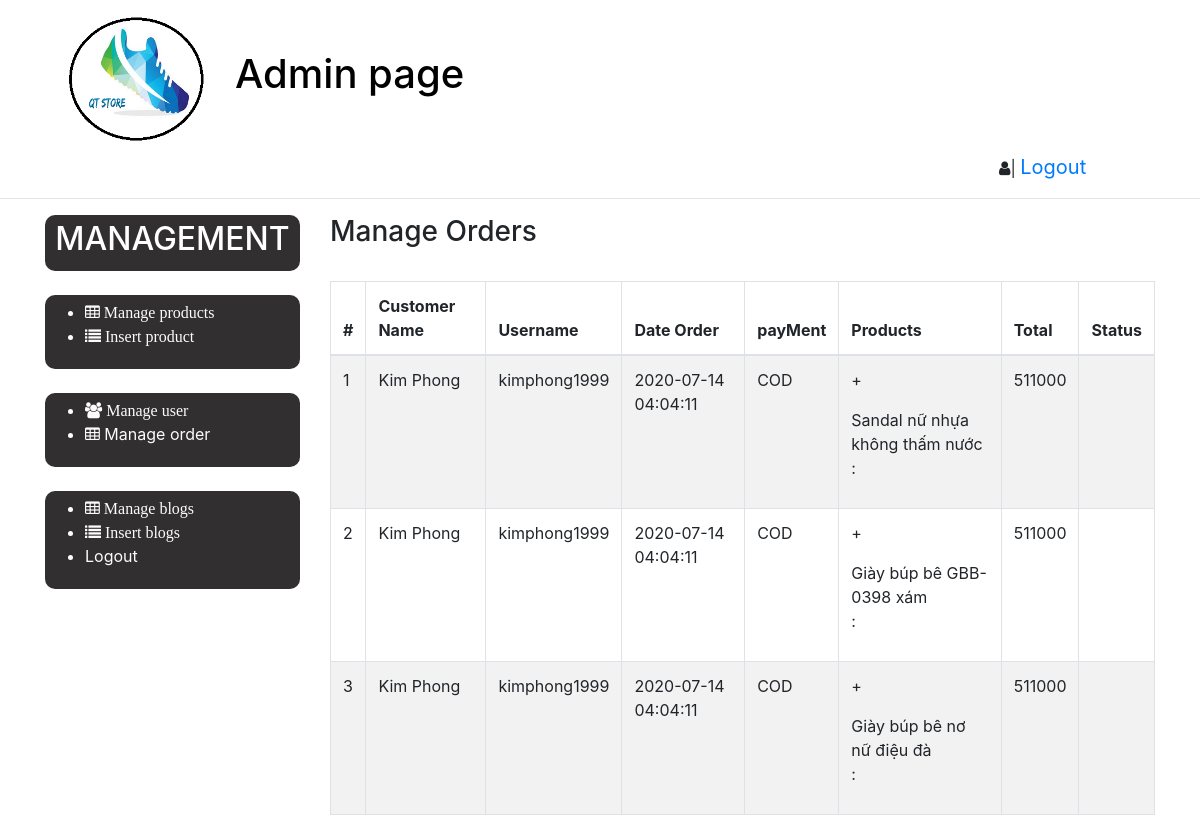
Screenshot of /admin/manage-orders.php (signed in) with the database file from the repository.
### tables this page shows
CREATE TABLE `products` (
  `id` int(11) NOT NULL,
  `name` varchar(255) NOT NULL,
  `category_id` int(11) NOT NULL,
  `image` varchar(255) DEFAULT NULL,
  `decription` text DEFAULT NULL,
  `price` float NOT NULL,
  `created` timestamp NULL DEFAULT current_timestamp(),
  `quantity` int(11) NOT NULL
);

CREATE TABLE `users` (
  `id` int(11) NOT NULL,
  `fullname` varchar(50) NOT NULL,
  `username` varchar(50) NOT NULL,
  `password` varchar(50) NOT NULL,
  `email` varchar(100) DEFAULT NULL,
  `address` varchar(255) DEFAULT NULL,
  `phone` varchar(12) DEFAULT NULL
);

CREATE TABLE `orders` (
  `id` int(11) NOT NULL,
  `total` float NOT NULL,
  `date_order` timestamp NOT NULL DEFAULT current_timestamp(),
  `status` text DEFAULT NULL,
  `payMent` varchar(100) NOT NULL,
  `user_id` int(11) DEFAULT NULL
);

### admin/manage-orders.php (the view, shortened to what this page needs)
<?php
include 'include/dbconnection.php';
if(strlen($_SESSION['alogin'])==0)
	{
header('location:index.php');
}
else{
?>
<!doctype html>
<html lang="en">
<head>
    <link rel="stylesheet" href="https://stackpath.bootstrapcdn.com/bootstrap/4.3.1/css/bootstrap.min.css"
>
    <link rel="stylesheet" href="css/welcome.css">
    <link rel="stylesheet" href="https://maxcdn.bootstrapcdn.com/font-awesome/4.7.0/css/font-awesome.min.css">
</head>
<body>
    <?php include "include/header.php" ?>
    <div class="container">
        <div class="row">
            <?php include 'include/sidebar.php';?>
            <div class="col-md-9">
                <div class="module-head">
                    <h3>Manage Orders</h3>
                </div>
                <div class="module-body table">
                    <br>
                    <table cellpadding="0" cellspacing="0" border="0"
                        class="datatable-1 table table-bordered table-striped	 display" width="100%">
                        <thead>
                            <tr>
                                <th>#</th>
                                <th>Customer Name</th>
                                <th>Username</th>
                                <th>Date Order</th>
                                <th>payMent</th>
                                <th>Products</th>
                                <th>Total</th>
                                <th>Status</th>
                            </tr>
                        </thead>
                        <tbody>
                            <?php $query=mysqli_query($con,"SELECT products.name, users.fullname, users.username, orders.* FROM (((order_details JOIN orders ON order_details.order_id=orders.id) JOIN users ON orders.user_id=users.id) JOIN products ON order_details.product_id=products.id)");
                            $cnt=1;
                            while($row=mysqli_fetch_array($query))
                            {
                            ?>
                            <tr>
                                <td>
                                    <?php echo htmlentities($cnt);?>
                                </td>
                                <td>
                                    <?php echo htmlentities($row['fullname']);?>
                                </td>
                                <td>
                                    <?php echo htmlentities($row['username']);?>
                                </td>
                                <td>
                                <?php echo htmlentities($row['date_order']);?>
                                </td>
                                <td>
                                    <?php echo htmlentities($row['payMent']);?>
                                </td>
                                <td>
                                    <p>+</p>
                                    <?php echo htmlentities($row['name']);?>
                                    <p>:</p>
                                </td>
                                <td>
                                    <?php echo htmlentities($row['total']);?>
                                </td>
                                <td>
                                </td>
                            </tr>
                            <?php $cnt=$cnt+1; } ?>
                    </table>
                </div>
            </div>
        </div>
    </div>
</body>
</html>
<?php } ?>

### rows the page displays
products: users.fullname "Kim Phong", users.username "kimphong1999", orders.date_order "2020-07-14 04:04:11", orders.payMent "COD", name "Sandal nữ nhựa không thấm nước", orders.total "511000"
products: users.fullname "Kim Phong", users.username "kimphong1999", orders.date_order "2020-07-14 04:04:11", orders.payMent "COD", name "Giày búp bê GBB-0398 xám", orders.total "511000"
products: users.fullname "Kim Phong", users.username "kimphong1999", orders.date_order "2020-07-14 04:04:11", orders.payMent "COD", name "Giày búp bê nơ nữ điệu đà", orders.total "511000"
